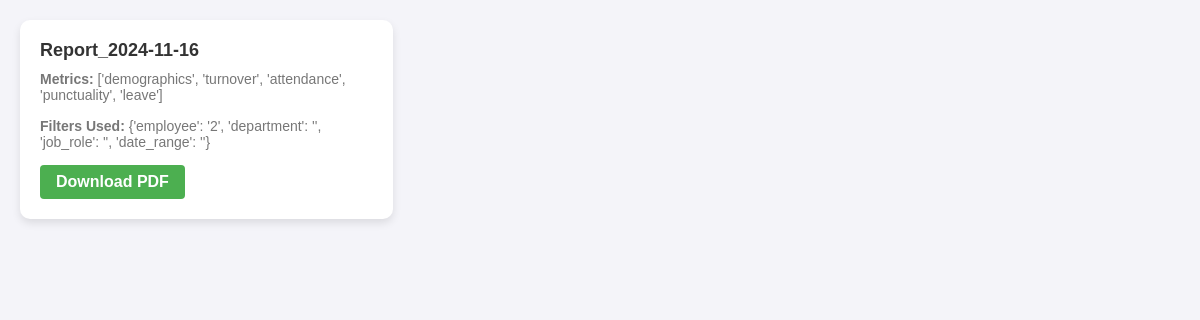
Before: /report-list/ with the older database file.
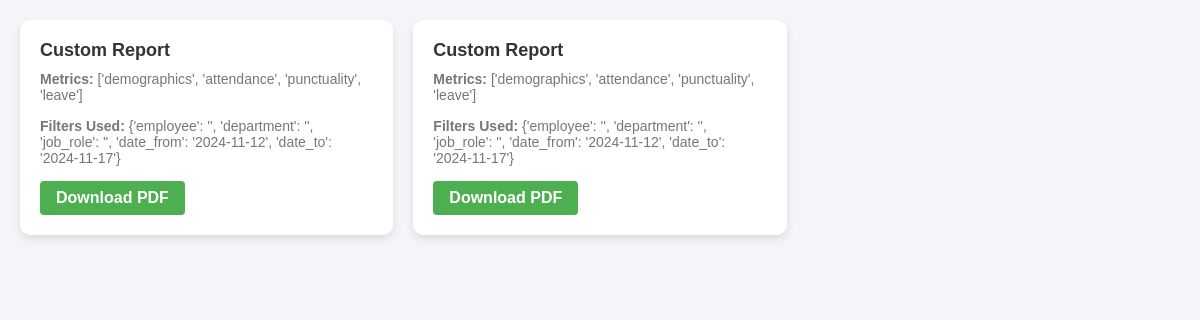
After: the same page with the newer database file.
### hrms/models.py (models this page shows, shortened)
class GeneratedReport(models.Model):
    report_name = models.CharField(max_length=255)
    metrics_selected = models.JSONField()
    filters_used = models.JSONField()
    pdf_file = models.FileField(upload_to='reports/')
    start_date = models.DateField(null=True, blank=True)  # Make it nullable
    end_date = models.DateField(null=True, blank=True)    # Make it nullable
    created_at = models.DateTimeField(auto_now_add=True)

### hrms/views.py (the view)
# urls.py: path('report-list/', report_list, name='report_list'),
def report_list(request):
    reports = GeneratedReport.objects.all()
    return render(request, 'hrms/admin/reports/report-list.html', {'reports': reports})

### hrms/templates/hrms/admin/reports/report-list.html (shortened to what this page needs)
<head>
  </head>
  <body>
    <div class="reports-container">
      {% for report in reports %}
      <div class="report-card">
        <div class="report-card-header">{{ report.report_name }}</div>
        <div class="report-metrics">
          <strong>Metrics:</strong> {{ report.metrics_selected }}
        </div>
        <div class="report-filters">
          <strong>Filters Used:</strong> {{ report.filters_used }}
        </div>
        <a href="{% url 'export_report_pdf' report.id %}" class="download-btn">Download PDF</a>
      </div>
      {% endfor %}
    </div>
  </body>

Changed rows visible on the page:
removed GeneratedReport: report_name "Report_2024-11-16", metrics_selected "['demographics', 'turnover', 'attendance', 'punctuality', 'leave']", filters_used "{'employee': '2', 'department': '', 'job_role': '', 'date_range': ''}"
added GeneratedReport: report_name "Custom Report", metrics_selected "['demographics', 'attendance', 'punctuality', 'leave']", filters_used "{'employee': '', 'department': '', 'job_role': '', 'date_from': '2024-11-12', 'date_to': '2024-11-17'}"
added GeneratedReport: report_name "Custom Report", metrics_selected "['demographics', 'attendance', 'punctuality', 'leave']", filters_used "{'employee': '', 'department': '', 'job_role': '', 'date_from': '2024-11-12', 'date_to': '2024-11-17'}"
